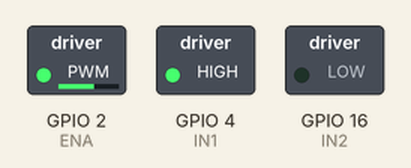
The sketch below on a simulated ESP32. Shown: switched loads named in the sketch (green lamp = pin HIGH).

Above: at 0.1 s.
Timing chart, 0 to 1.6 s (numbered marks = the images above):
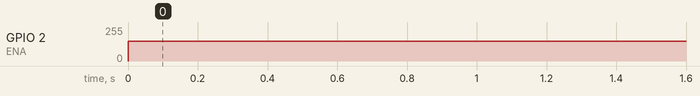

Measured:
- by itself, GPIO 2 (ENA): 0/255 → 150/255 at 0.00 s

The sketch:

MotorCode.ino
```cpp
/*  Automatic Bridge Control using Ultrasonic Sensor + L298N

    - ENA -> GPIO 2
    - IN1 -> GPIO 4
    - IN2 -> GPIO 16
    - Ultrasonic: TRIG -> GPIO 5, ECHO -> GPIO 18
*/


#define ENA 2
#define IN1 4
#define IN2 16
#include <WiFi.h>
// GPIO pins


void setup() {
  Serial.begin(115200);


  // Motor driver pins
  pinMode(ENA, OUTPUT);
  pinMode(IN1, OUTPUT);
  pinMode(IN2, OUTPUT);
  //LED setup

}


void loop() {
  digitalWrite(IN1, HIGH);
  digitalWrite(IN2, LOW);
  analogWrite(ENA, 150);
}
```
